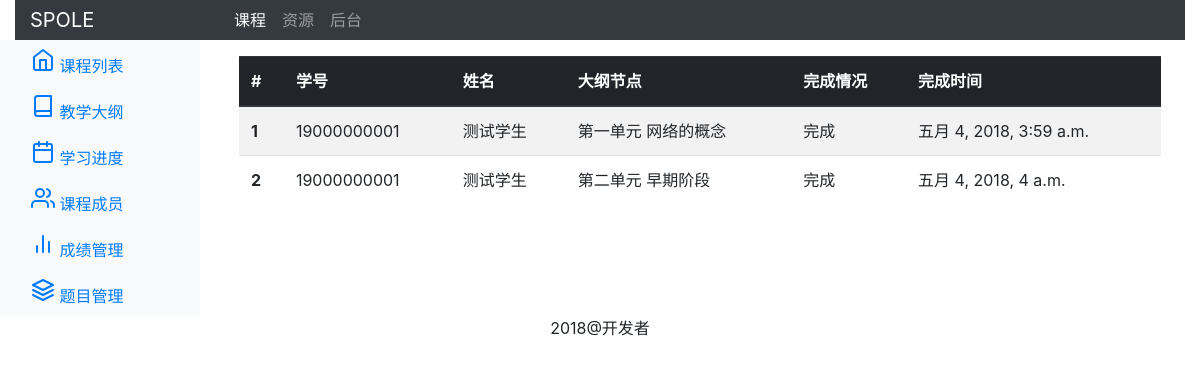
/cms/course/1/completions/2/, run on an earlier commit of the app's database.
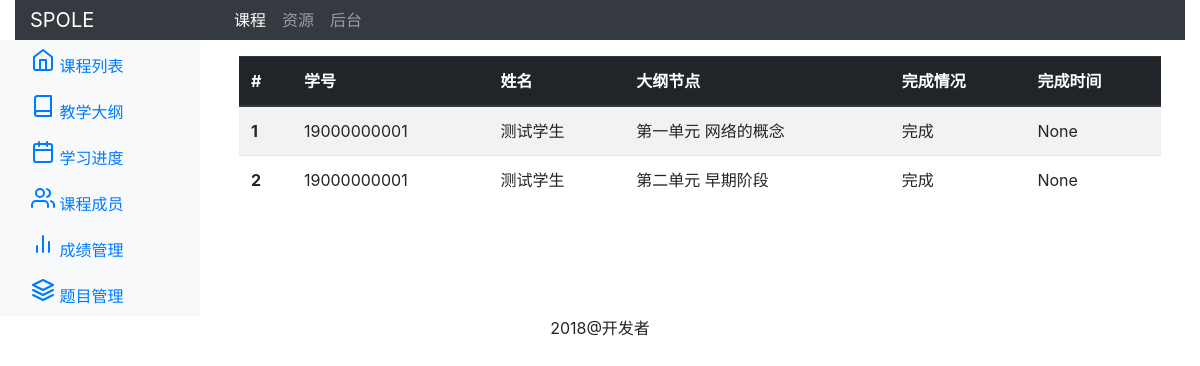
And on a later commit of the database.
### cms/models.py (models this page shows, shortened)
class Completion(models.Model):
    course = models.ForeignKey(Course,on_delete=models.CASCADE,related_name="completions",default=None,verbose_name='所属课程')
    syllabus = models.ForeignKey(Syllabus,on_delete=models.CASCADE,related_name="completions",default=None,verbose_name='大纲节点')
    member = models.ForeignKey(Member,on_delete=models.CASCADE,related_name="completions",default=None,verbose_name='学生')
    complete = models.BooleanField(verbose_name='完成情况')
    complete_at = models.DateTimeField(auto_now=True,verbose_name='记录时间')
    class Meta:
        verbose_name_plural = '进度'

class Member(models.Model):
    ROLE_CHOICES = (
    ('teacher', '教师'),
    ('student', '学生'),
    )
    course = models.ForeignKey(Course,on_delete=models.CASCADE,related_name="members",default=None,verbose_name='所属课程')
    name = models.CharField(max_length=300,verbose_name='姓名')
    sno = models.CharField(max_length=300,verbose_name='学号')
    user = models.ForeignKey(User,on_delete=models.SET_NULL,related_name="members",null=True,blank=True,default=None,verbose_name='系统用户')
    role = models.CharField(max_length=300,choices=ROLE_CHOICES,verbose_name='角色')
    joined = models.DateTimeField(auto_now_add=True,verbose_name='加入时间')
    class Meta:
        verbose_name_plural = '成员'

class Syllabus(models.Model):
    LEVEL_CHOICES = (
    ('chapter', '章'),
    ('section', '节'),
    ('unit', '单元'),
    )
    course = models.ForeignKey(Course,on_delete=models.CASCADE,related_name="syllabuses",default=None,verbose_name='所属课程')
    title = models.CharField(max_length=300,verbose_name='标题')
    level = models.CharField(max_length=7,choices=LEVEL_CHOICES,verbose_name='层次类型')
    parent = models.ForeignKey('self',on_delete=models.PROTECT,related_name="children",null=True,blank=True,default=None,verbose_name='上级节点')
    content = RichTextUploadingField(verbose_name='内容')#引入ckeditor编辑器
    author = models.ForeignKey(User,on_delete=models.SET_NULL,related_name="syllabuses",null=True,blank=True,default=None,verbose_name='创建者')
    created = models.DateTimeField(auto_now_add=True)
    class Meta:
        verbose_name_plural = '大纲'

### cms/views.py (the view)
# urls.py: path('course/<int:course_id>/completions/<int:member_id>/',views.completion_show,name="completion_show"),
def completion_show(request,course_id,member_id):
    completions = Completion.objects.filter(course_id=course_id).filter(member_id=member_id)
    return render(request, "completion_content.html",{"completions":completions,"course_id":course_id})

### cms/templates/completion_content.html (shortened to what this page needs)
{% extends "base_cms.html" %}
{% block content %}
<div class="container-fluid">
<table class="table table-striped">
    <thead class="thead-dark">
    <tr>
        <th scope="col">#</th>
        <th scope="col">学号</th>
        <th scope="col">姓名</th>
        <th scope="col">大纲节点</th>
        <th scope="col">完成情况</th>
        <th scope="col">完成时间</th>
    </tr>
    </thead>
    <tbody>
        {% for completion in completions%}
        <tr>
            <th scope="row">{{forloop.counter}}</th>
            <td>{{completion.member.sno}}</td>
            <td>{{completion.member.name}}</td>
            <td>{{completion.syllabus.title}}</td>
            <td>{% if completion.complete %}完成{% endif %}</td>
            <td>{{completion.complete_at}}</td>
        </tr>
        {% endfor %}
    </tbody>
</table>
</div>
{% endblock %}

What changed in the data, as far as the page shows it:
changed Completion "第一单元 网络的概念": complete_at "五月 4, 2018, 3:59 a.m." → "None"
changed Completion "第二单元 早期阶段": complete_at "五月 4, 2018, 4 a.m." → "None"
